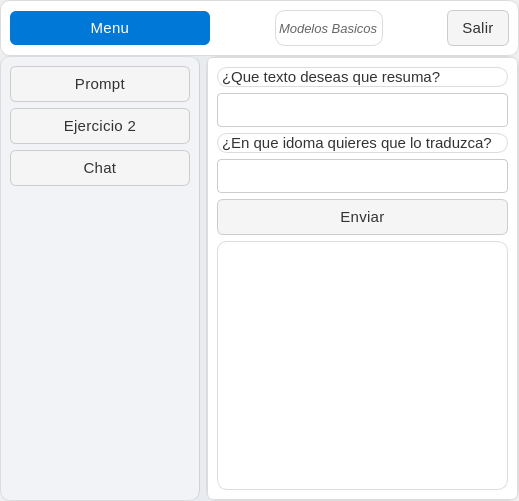
<?xml version="1.0" encoding="UTF-8"?>
<ui version="4.0">
 <class>Dialog</class>
 <widget class="QDialog" name="Dialog">
  <property name="geometry">
   <rect>
    <x>0</x>
    <y>0</y>
    <width>519</width>
    <height>501</height>
   </rect>
  </property>
  <property name="windowTitle">
   <string>Dialog</string>
  </property>
  <property name="styleSheet">
   <string notr="true">/* === Estilo general === */
QMainWindow {
    background-color: #f6f7fb;
    color: #333333;
    font-family: &quot;Segoe UI Variable&quot;, &quot;Roboto&quot;, &quot;Open Sans&quot;, sans-serif;
    font-size: 16px;
    font-weight: 300; /* Más delgada */
}

/* === Frames === */
QFrame {
    background-color: #ffffff;
    border-radius: 10px;
    border: 1px solid #dcdcdc;
}

/* Barra superior */
#frame_superior {
    background-color: #e8ecf1;
    border: none;
}

/* Panel lateral */
#frame_lateral {
    background-color: #f1f3f6;
    border-right: 1px solid #d1d1d1;
}

/* Área principal */
#frame_paginas {
    background-color: #ffffff;
}

/* === Botones === */
QPushButton {
    background-color: #f5f5f5;
    color: #333333;
    border: 1px solid #cccccc;
    border-radius: 6px;
    padding: 8px 14px;
    font-weight: 400;
    font-size: 15px;
    letter-spacing: 0.3px;
}

QPushButton:hover {
    background-color: #0078d7;
    color: #ffffff;
    border: 1px solid #0078d7;
}

QPushButton:pressed {
    background-color: #005a9e;
    color: #ffffff;
    border: 1px solid #005a9e;
}

/* Botón principal (Menú) */
#boton_menu {
    background-color: #0078d7;
    color: white;
    border: none;
    font-weight: 400;
}
#boton_menu:hover {
    background-color: #006cbe;
}
#boton_menu:pressed {
    background-color: #005a9e;
}

/* Botón salir */
#boton_salir {
    background-color: #e74c3c;
    color: white;
    border: none;
}
#boton_salir:hover {
    background-color: #c0392b;
}
#boton_salir:pressed {
    background-color: #a93226;
}

/* === Campos de texto === */
QLineEdit {
    background-color: #ffffff;
    color: #333333;
    border: 1px solid #cccccc;
    border-radius: 4px;
    padding: 6px 8px;
    font-size: 15px;
    font-weight: 300;
}

QLineEdit:focus {
    border: 1px solid #0078d7;
    background-color: #f9fcff;
}

/* === Labels === */
QLabel {
    color: #333333;
    font-weight: 300;
    font-size: 15px;
}

/* Label inferior o secundario */
#label {
    color: #666666;
    font-size: 13px;
    font-style: italic;
}

/* === Stacked Widget === */
QStackedWidget {
    background-color: #ffffff;
    border: 1px solid #dcdcdc;
    border-radius: 6px;
}

/* === Scrollbars === */
QScrollBar:vertical {
    border: none;
    background: #f0f0f0;
    width: 10px;
    border-radius: 4px;
}
QScrollBar::handle:vertical {
    background: #cccccc;
    min-height: 20px;
    border-radius: 4px;
}
QScrollBar::handle:vertical:hover {
    background: #0078d7;
}
QScrollBar::add-line:vertical,
QScrollBar::sub-line:vertical {
    height: 0;
}

/* === Layouts === */
QVBoxLayout, QHBoxLayout {
    spacing: 10px;
}

/* === Botones laterales === */
#boton_agregar, #boton_buscar, #boton_actualizar, #boton_eliminar, #boton_consultar {
    background-color: #ffffff;
    border: 1px solid #cccccc;
    color: #333333;
    font-weight: 400;
    font-size: 15px;
}

#boton_agregar:hover, 
#boton_buscar:hover, 
#boton_actualizar:hover, 
#boton_eliminar:hover,
#boton_consultar:hover {
    background-color: #e8f0fe;
    border: 1px solid #0078d7;
    color: #0078d7;
}

#boton_agregar:pressed, 
#boton_buscar:pressed, 
#boton_actualizar:pressed, 
#boton_eliminar:pressed ,
#boton_consultar:pressed{
    background-color: #cce0ff;
}

/* === Tooltips === */
QToolTip {
    background-color: #ffffff;
    color: #333333;
    border: 1px solid #0078d7;
    padding: 6px;
    border-radius: 4px;
    font-size: 14px;
}</string>
  </property>
  <layout class="QVBoxLayout" name="verticalLayout" stretch="1,8">
   <property name="spacing">
    <number>0</number>
   </property>
   <property name="leftMargin">
    <number>0</number>
   </property>
   <property name="topMargin">
    <number>0</number>
   </property>
   <property name="rightMargin">
    <number>0</number>
   </property>
   <property name="bottomMargin">
    <number>0</number>
   </property>
   <item>
    <widget class="QFrame" name="frameSuperior">
     <property name="frameShape">
      <enum>QFrame::StyledPanel</enum>
     </property>
     <property name="frameShadow">
      <enum>QFrame::Raised</enum>
     </property>
     <layout class="QHBoxLayout" name="horizontalLayout">
      <item>
       <widget class="QPushButton" name="boton_menu">
        <property name="minimumSize">
         <size>
          <width>200</width>
          <height>0</height>
         </size>
        </property>
        <property name="maximumSize">
         <size>
          <width>200</width>
          <height>16777215</height>
         </size>
        </property>
        <property name="text">
         <string>Menu</string>
        </property>
        <property name="icon">
         <iconset>
          <normaloff>../imagenes/boton_menu.png</normaloff>../imagenes/boton_menu.png</iconset>
        </property>
        <property name="iconSize">
         <size>
          <width>32</width>
          <height>32</height>
         </size>
        </property>
       </widget>
      </item>
      <item>
       <spacer name="horizontalSpacer">
        <property name="orientation">
         <enum>Qt::Horizontal</enum>
        </property>
        <property name="sizeHint" stdset="0">
         <size>
          <width>14</width>
          <height>20</height>
         </size>
        </property>
       </spacer>
      </item>
      <item>
       <widget class="QLabel" name="label">
        <property name="text">
         <string>Modelos Basicos</string>
        </property>
       </widget>
      </item>
      <item>
       <spacer name="horizontalSpacer_2">
        <property name="orientation">
         <enum>Qt::Horizontal</enum>
        </property>
        <property name="sizeHint" stdset="0">
         <size>
          <width>13</width>
          <height>20</height>
         </size>
        </property>
       </spacer>
      </item>
      <item>
       <widget class="QPushButton" name="boton_cerrar">
        <property name="text">
         <string>Salir</string>
        </property>
        <property name="icon">
         <iconset>
          <normaloff>../imagenes/boton_cerrar.png</normaloff>../imagenes/boton_cerrar.png</iconset>
        </property>
        <property name="iconSize">
         <size>
          <width>32</width>
          <height>32</height>
         </size>
        </property>
       </widget>
      </item>
     </layout>
    </widget>
   </item>
   <item>
    <widget class="QFrame" name="frame_superior">
     <property name="frameShape">
      <enum>QFrame::StyledPanel</enum>
     </property>
     <property name="frameShadow">
      <enum>QFrame::Raised</enum>
     </property>
     <layout class="QHBoxLayout" name="horizontalLayout_2">
      <property name="leftMargin">
       <number>0</number>
      </property>
      <property name="topMargin">
       <number>0</number>
      </property>
      <property name="rightMargin">
       <number>0</number>
      </property>
      <property name="bottomMargin">
       <number>0</number>
      </property>
      <item>
       <widget class="QFrame" name="frame_lateral">
        <property name="minimumSize">
         <size>
          <width>200</width>
          <height>0</height>
         </size>
        </property>
        <property name="maximumSize">
         <size>
          <width>0</width>
          <height>16777215</height>
         </size>
        </property>
        <property name="frameShape">
         <enum>QFrame::StyledPanel</enum>
        </property>
        <property name="frameShadow">
         <enum>QFrame::Raised</enum>
        </property>
        <layout class="QVBoxLayout" name="verticalLayout_2">
         <item>
          <widget class="QPushButton" name="boton_prompt">
           <property name="text">
            <string>Prompt</string>
           </property>
          </widget>
         </item>
         <item>
          <widget class="QPushButton" name="boton_memoria">
           <property name="text">
            <string>Ejercicio 2</string>
           </property>
          </widget>
         </item>
         <item>
          <widget class="QPushButton" name="boton_chat">
           <property name="text">
            <string>Chat</string>
           </property>
          </widget>
         </item>
         <item>
          <spacer name="verticalSpacer">
           <property name="orientation">
            <enum>Qt::Vertical</enum>
           </property>
           <property name="sizeHint" stdset="0">
            <size>
             <width>20</width>
             <height>282</height>
            </size>
           </property>
          </spacer>
         </item>
        </layout>
       </widget>
      </item>
      <item>
       <widget class="QFrame" name="frame_paginas">
        <property name="frameShape">
         <enum>QFrame::StyledPanel</enum>
        </property>
        <property name="frameShadow">
         <enum>QFrame::Raised</enum>
        </property>
        <layout class="QVBoxLayout" name="verticalLayout_3">
         <property name="spacing">
          <number>0</number>
         </property>
         <property name="leftMargin">
          <number>0</number>
         </property>
         <property name="topMargin">
          <number>0</number>
         </property>
         <property name="rightMargin">
          <number>0</number>
         </property>
         <property name="bottomMargin">
          <number>0</number>
         </property>
         <item>
          <widget class="QStackedWidget" name="stackedWidget">
           <widget class="QWidget" name="page_prompt">
            <layout class="QVBoxLayout" name="verticalLayout_4">
             <item>
              <widget class="QLabel" name="label_2">
               <property name="text">
                <string>¿Que texto deseas que resuma?</string>
               </property>
              </widget>
             </item>
             <item>
              <widget class="QLineEdit" name="input_texto"/>
             </item>
             <item>
              <widget class="QLabel" name="label_4">
               <property name="text">
                <string>¿En que idoma quieres que lo traduzca?</string>
               </property>
              </widget>
             </item>
             <item>
              <widget class="QLineEdit" name="input_idioma"/>
             </item>
             <item>
              <widget class="QPushButton" name="boton_enviar">
               <property name="text">
                <string>Enviar</string>
               </property>
              </widget>
             </item>
             <item>
              <widget class="QTextEdit" name="output_response">
               <property name="minimumSize">
                <size>
                 <width>0</width>
                 <height>0</height>
                </size>
               </property>
              </widget>
             </item>
            </layout>
           </widget>
           <widget class="QWidget" name="page_memoria">
            <widget class="QPushButton" name="boton_enviar_memoria">
             <property name="geometry">
              <rect>
               <x>0</x>
               <y>70</y>
               <width>291</width>
               <height>36</height>
              </rect>
             </property>
             <property name="text">
              <string>Enviar</string>
             </property>
            </widget>
            <widget class="QLabel" name="label_3">
             <property name="geometry">
              <rect>
               <x>0</x>
               <y>4</y>
               <width>291</width>
               <height>20</height>
              </rect>
             </property>
             <property name="text">
              <string>Escriba el prompt</string>
             </property>
            </widget>
            <widget class="QTextEdit" name="output_response_memoria">
             <property name="geometry">
              <rect>
               <x>0</x>
               <y>112</y>
               <width>291</width>
               <height>301</height>
              </rect>
             </property>
            </widget>
            <widget class="QLineEdit" name="input_prompt_memoria">
             <property name="geometry">
              <rect>
               <x>0</x>
               <y>30</y>
               <width>291</width>
               <height>31</height>
              </rect>
             </property>
            </widget>
           </widget>
           <widget class="QWidget" name="page_chat">
            <widget class="QPushButton" name="boton_enviar_4">
             <property name="geometry">
              <rect>
               <x>0</x>
               <y>70</y>
               <width>291</width>
               <height>36</height>
              </rect>
             </property>
             <property name="text">
              <string>Enviar</string>
             </property>
            </widget>
            <widget class="QLabel" name="label_5">
             <property name="geometry">
              <rect>
               <x>0</x>
               <y>4</y>
               <width>291</width>
               <height>20</height>
              </rect>
             </property>
             <property name="text">
              <string>Escriba el prompt</string>
             </property>
            </widget>
            <widget class="QTextEdit" name="output_response_4">
             <property name="geometry">
              <rect>
               <x>0</x>
               <y>112</y>
               <width>291</width>
               <height>301</height>
              </rect>
             </property>
            </widget>
            <widget class="QLineEdit" name="input_prompt_4">
             <property name="geometry">
              <rect>
               <x>0</x>
               <y>30</y>
               <width>291</width>
               <height>34</height>
              </rect>
             </property>
            </widget>
           </widget>
          </widget>
         </item>
        </layout>
       </widget>
      </item>
     </layout>
    </widget>
   </item>
  </layout>
 </widget>
 <resources/>
 <connections/>
</ui>
